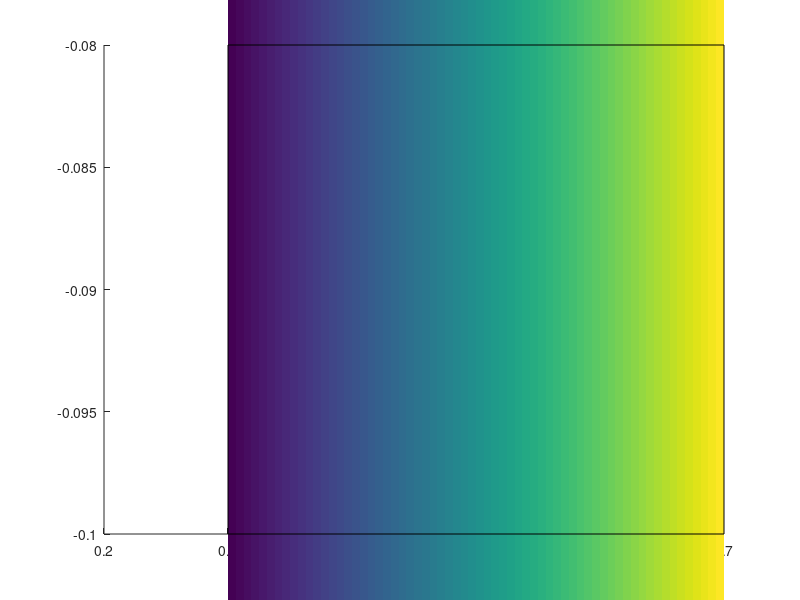

This figure's MATLAB source: (Note: this script raises an error after producing the figure.)
% Scale bar
function [ h1, h2 ] = colorscale( varargin )

% arguments
str1 = '';
str2 = '';
x = get( gca, 'XLim' );
y = get( gca, 'YLim' );
x = x(1) + [ .3 .7 ] * ( x(2) - x(1) );
y = y(1) - [ .1 .08 ] * ( y(2) - y(1) );
if nargin >= 1, str1 = varargin{1}; end
if nargin >= 2, str2 = varargin{2}; end
if nargin >= 3, x = varargin{3}; end
if nargin >= 4, y = varargin{4}; end

% color image
fg = get( gcf, 'DefaultTextColor' );
cmap = colormap;
clim = caxis;
folded = -clim(1) == clim(2) && all( cmap(1,:) == cmap(end,:) );
dc = ( clim(2) - clim(1) ) / ( length( cmap ) - 1 );
if folded, clim(1) = 0; end
hold on
dx = .5 * ( x(2) - x(1) ) / ( length( cmap ) - 1 );
dy = ( y(2) - y(1) ) / 3;
h1(1) = imagesc( x + dx * [ 1 -1 ], y(1) + dy * [ 1 2 ], clim(1):dc:clim(2) );
h1(2) = plot( x([1 1 2 2 1]), y([1 2 2 1 1]), 'Color', fg );
set( h1, 'Clipping', 'off', 'HitTest', 'off' )
if nargout < 1, clear h1, end

% text
dx = x(2) - x(1);
dy = y(2) - y(1);
h2(1) = text( x(1) - .02 * dx, y(1) + .5 * dy, [ str1 num2str(clim(1)) ], 'Hor', 'right' );
h2(2) = text( x(2) + .02 * dx, y(1) + .5 * dy, [ num2str(clim(2)) str2 ], 'Hor', 'left' );
set( h2, 'Ver', 'middle', 'Clipping', 'off', 'HitTest', 'off' )
if nargout < 2, clear h2, end

